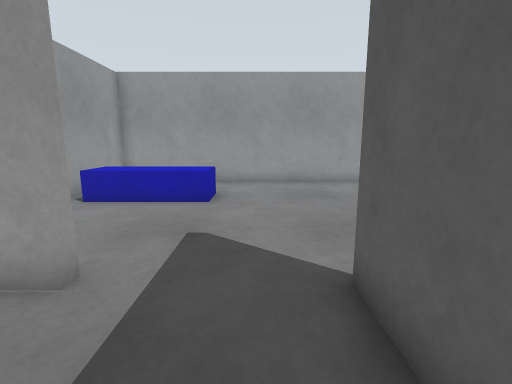
view 1 (above)

14 first-person views from a walk through a world built for the Gazebo simulator. The camera is 0.93 m above the floor, tilts 10° down and sees 85° across. The floor is counted in squares, 0.5 m on a side. Each view is taken from the middle of a square. On the plan, view 1 faces up. The plan holds only what a view shows up to about 16 squares ahead; the rest is blank.

view 2
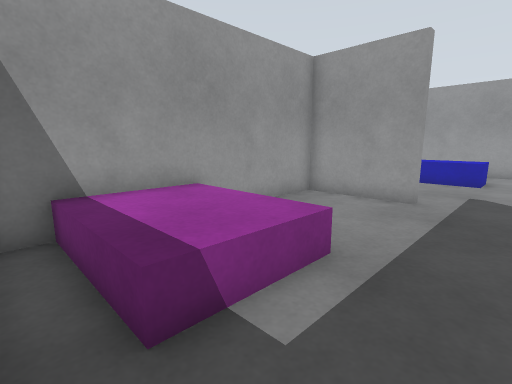

view 3
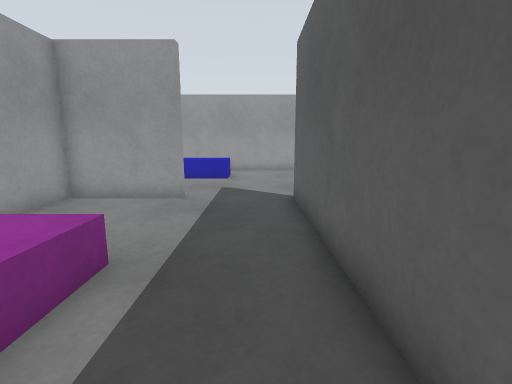

view 4
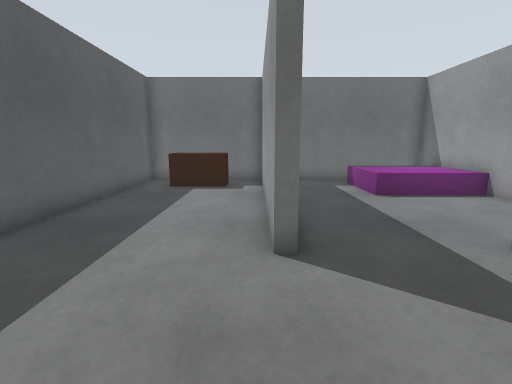

view 5
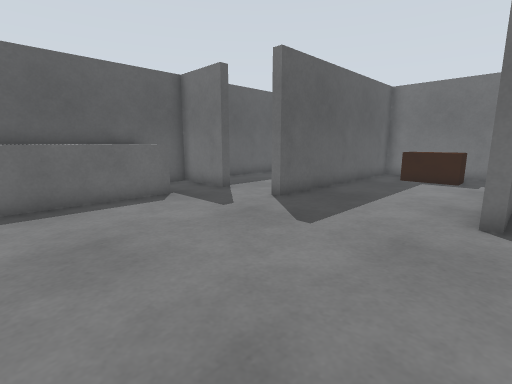

view 6
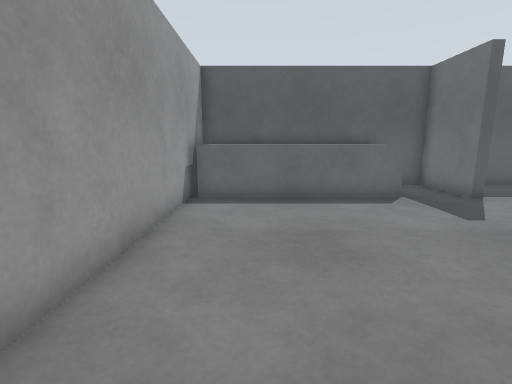

view 7
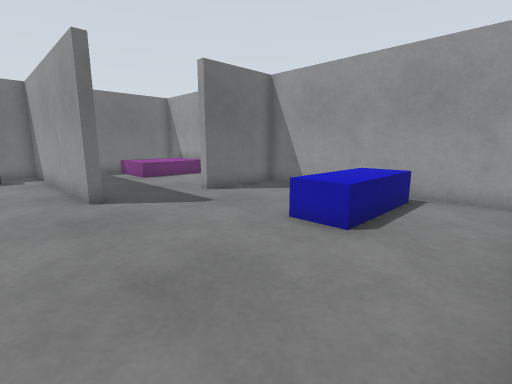

view 8
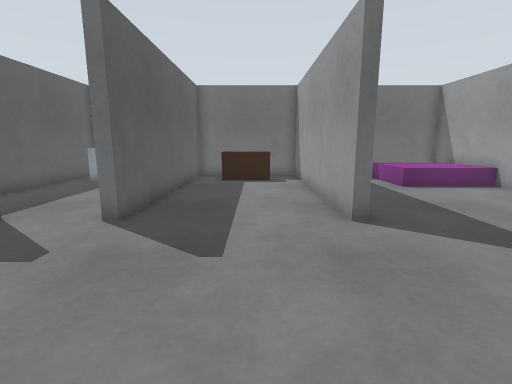

view 9
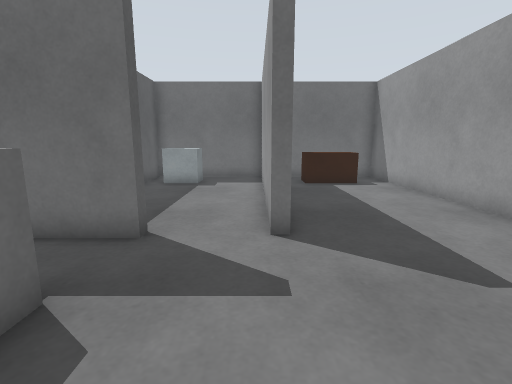

view 10
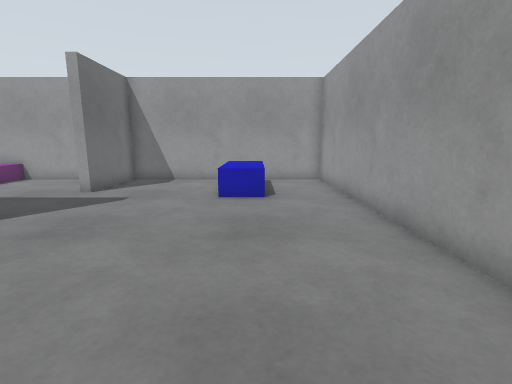

view 11
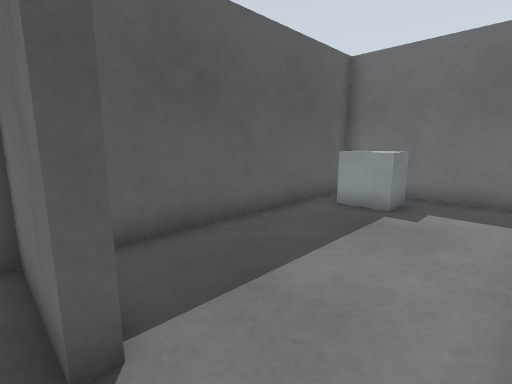

view 12
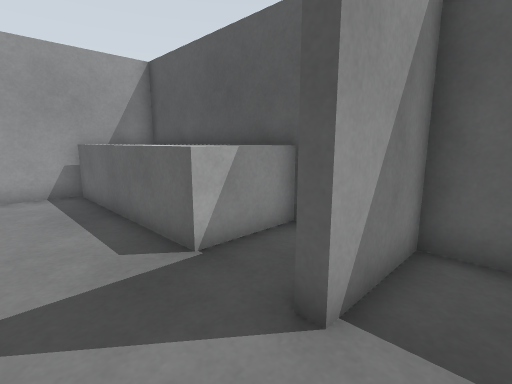

view 13
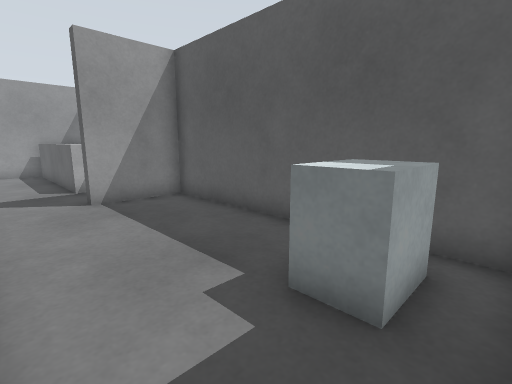

view 14
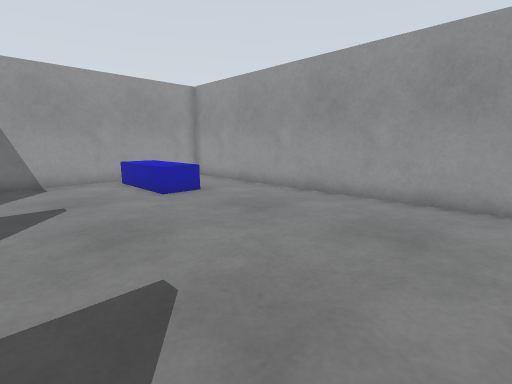

### Floor plan
Ten units are one square. View 1 is at (0, 0); x grows to the right and y downward. Boxes are objects, and circles mark ways between rooms. Rooms are numbered by the first view taken in them; rooms with no view inside come last. Other rooms are left out.
<svg viewBox="-70 -140 210 208">
<path fill="none" stroke="#000" d="M-63 54 -63 63 -1 63M13 49 13 -25M-25 -33 -63 -33 -63 16M13 -25 13 -35 17 -35 17 63 73 63 73 -35 77 -35 77 -25M103 -33 103 -37 133 -37 133 -56M102 -133 -63 -133 -63 -37 -25 -37 -25 -33M76 63 133 63 133 -33 103 -33M77 -25 77 50"/>
<rect x="-65" y="15" width="40" height="40" fill="#bbb"><title>magenta box</title></rect>
<rect x="-55" y="-105" width="40" height="20" fill="#bbb"><title>blue box</title></rect>
<rect x="35" y="35" width="20" height="20" fill="#bbb"><title>brown box</title></rect>
<rect x="105" y="-135" width="30" height="80" fill="#bbb"><title>counter</title></rect>
<rect x="105" y="35" width="20" height="20" fill="#bbb"><title>white box</title></rect>
<circle cx="-10" cy="-33" r="3" fill="#2a7"/>
<circle cx="90" cy="-33" r="3" fill="#2a7"/>
<text x="-30" y="20">1</text>
<text x="30" y="-60">2</text>
<text x="110" y="20">3</text>
</svg>
Room 1 opens to room 2. Room 2 opens to room 3.

Where each view was taken, in squares from view 1:
view 1: 0 up, 0 right, facing up
view 2: 6 down, 0 right, facing up-left
view 3: 6 down, 0 right, facing up
view 4: 8 up, 2 right, facing down
view 5: 11 up, 1 right, facing down-right
view 6: 11 up, 1 right, facing right
view 7: 13 up, 4 right, facing down-left
view 8: 10 up, 4 right, facing down
view 9: 9 up, 8 right, facing down
view 10: 10 up, 8 right, facing left
view 11: 4 up, 8 right, facing down-right
view 12: 2 up, 8 right, facing up-right
view 13: 6 down, 8 right, facing up-right
view 14: 4 up, 8 right, facing up-left
